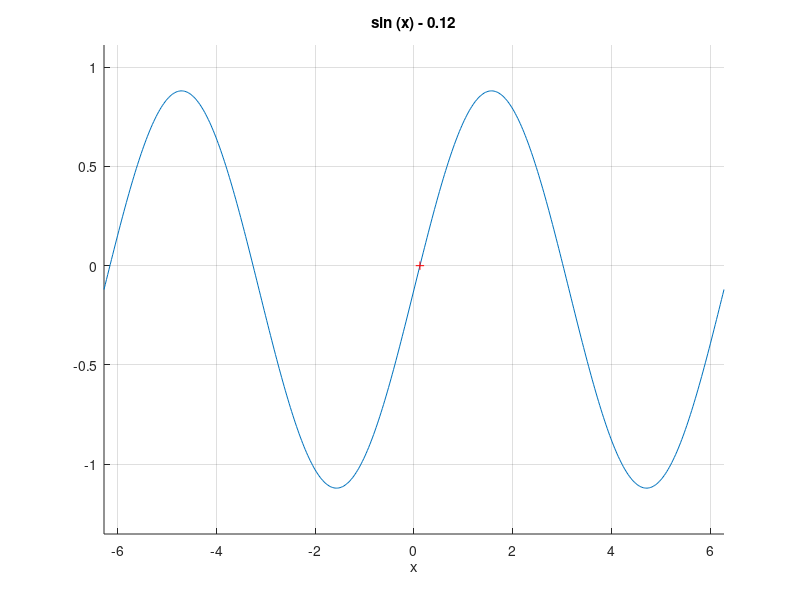

MATLAB code for this plot:
% (c)2021 HP.
clc;
clear;
clf;

f = @(x) sin(x) - 0.12; %angle is in radian

x0 = [-pi/2 pi/2];
x = fzero(f,x0)
%x = fsolve(f,x0)
y = f(x)

hold on
ezplot(f)
plot(x, y, 'r+')

grid on
hold off
